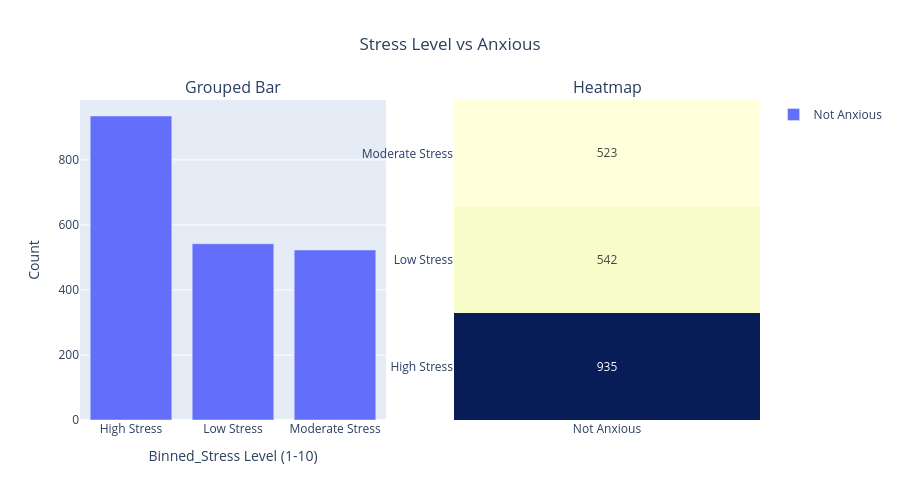
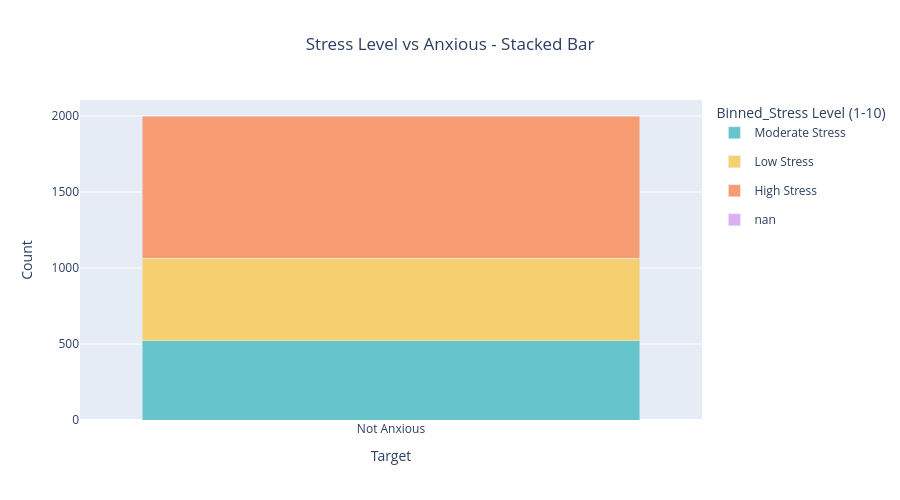
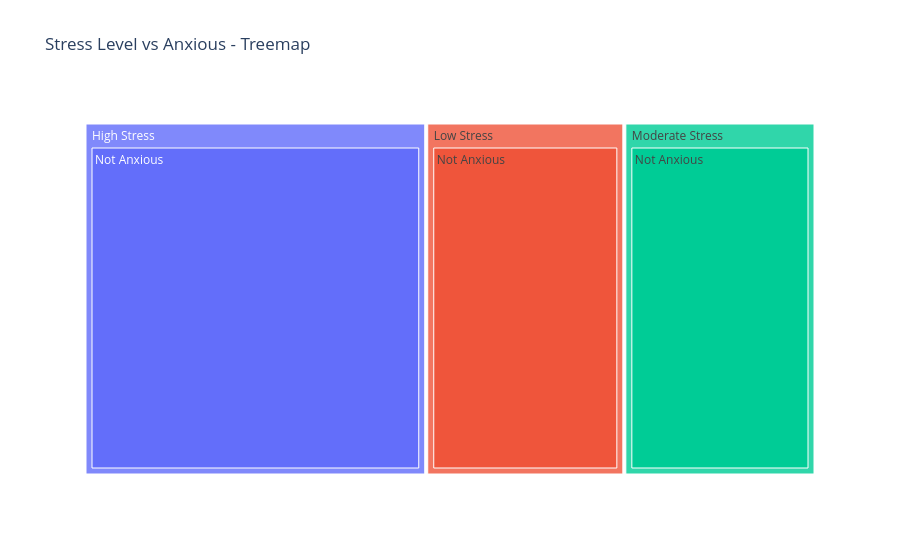
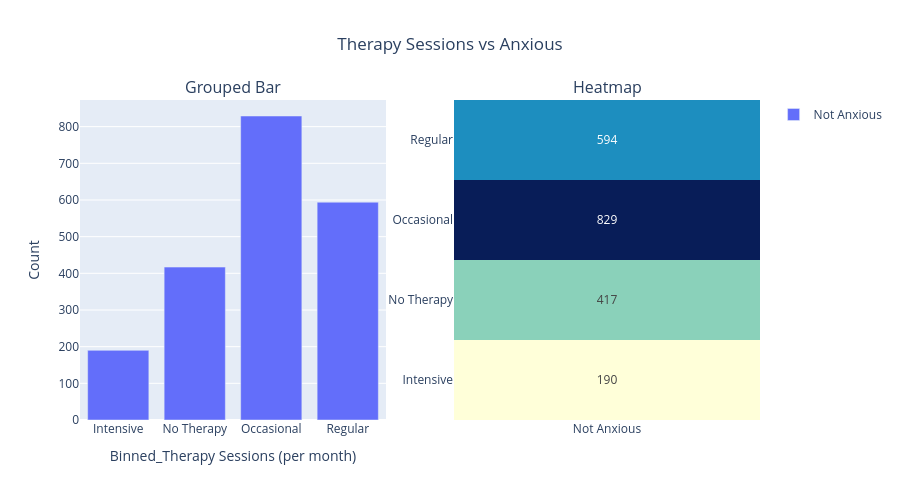

Write notebook code for charts like these, in order.
### Markdown cell above
We go for double variable charts now to Visualize relations between 2 different columns.

### Code cell
TwoColumnSummary(df['Binned_Stress Level (1-10)'], df['Target'], 'Stress Level vs Anxious')
TwoColumnSummary(df['Binned_Therapy Sessions (per month)'], df['Target'], 'Therapy Sessions vs Anxious')
TwoColumnSummary(df['Binned_Sleep Hours'], df['Target'], 'Sleep vs Anxious')
TwoColumnSummary(df['Binned_Caffeine Intake (mg/day)'], df['Target'], 'Caffeine vs Anxious')
TwoColumnSummary(df['Binned_Physical Activity (hrs/week)'], df['Target'], 'Physical Activity vs Anxious')

### Figure 1 — Plotly figure (JSON) as saved in the notebook; plotly's stock layout.template omitted (floating-point values rounded to 4 significant figures)
{"data": [{"legendgroup": "Not Anxious", "marker": {"color": "#636EFA"}, "name": "Not Anxious", "showlegend": true, "type": "bar", "x": ["High Stress", "Low Stress", "Moderate Stress"], "xaxis": "x", "y": [935, 542, 523], "yaxis": "y"}, {"colorscale": [[0, "rgb(255,255,217)"], [0.125, "rgb(237,248,177)"], [0.25, "rgb(199,233,180)"], [0.375, "rgb(127,205,187)"], [0.5, "rgb(65,182,196)"], [0.625, "rgb(29,145,192)"], [0.75, "rgb(34,94,168)"], [0.875, "rgb(37,52,148)"], [1, "rgb(8,29,88)"]], "showscale": false, "text": [[935], [542], [523]], "texttemplate": "%{text}", "type": "heatmap", "x": ["Not Anxious"], "xaxis": "x2", "y": ["High Stress", "Low Stress", "Moderate Stress"], "yaxis": "y2", "z": [[935], [542], [523]]}], "layout": {"annotations": [{"font": {"size": 16}, "showarrow": false, "text": "Grouped Bar", "x": 0.225, "xanchor": "center", "xref": "paper", "y": 1, "yanchor": "bottom", "yref": "paper"}, {"font": {"size": 16}, "showarrow": false, "text": "Heatmap", "x": 0.775, "xanchor": "center", "xref": "paper", "y": 1, "yanchor": "bottom", "yref": "paper"}], "barmode": "group", "height": 500, "legend": {"groupclick": "toggleitem", "title": {"text": ""}, "tracegroupgap": 20}, "title": {"text": "Stress Level vs Anxious", "x": 0.5}, "xaxis": {"anchor": "y", "domain": [0, 0.45], "title": {"text": "Binned_Stress Level (1-10)"}}, "xaxis2": {"anchor": "y2", "domain": [0.55, 1]}, "yaxis": {"anchor": "x", "domain": [0, 1], "title": {"text": "Count"}}, "yaxis2": {"anchor": "x2", "domain": [0, 1]}}}

### Figure 2 — Plotly figure (JSON) as saved in the notebook; plotly's stock layout.template omitted (floating-point values rounded to 4 significant figures)
{"data": [{"legendgroup": "col1_Moderate Stress", "marker": {"color": "rgb(102, 197, 204)"}, "name": "Moderate Stress", "showlegend": true, "type": "bar", "x": ["Not Anxious"], "y": [523]}, {"legendgroup": "col1_Low Stress", "marker": {"color": "rgb(246, 207, 113)"}, "name": "Low Stress", "showlegend": true, "type": "bar", "x": ["Not Anxious"], "y": [542]}, {"legendgroup": "col1_High Stress", "marker": {"color": "rgb(248, 156, 116)"}, "name": "High Stress", "showlegend": true, "type": "bar", "x": ["Not Anxious"], "y": [935]}, {"legendgroup": "col1_nan", "marker": {"color": "rgb(220, 176, 242)"}, "name": "nan", "showlegend": true, "type": "bar", "x": ["Not Anxious"], "y": [NaN]}], "layout": {"barmode": "stack", "height": 500, "legend": {"title": {"text": "Binned_Stress Level (1-10)"}}, "title": {"text": "Stress Level vs Anxious - Stacked Bar", "x": 0.5}, "xaxis": {"title": {"text": "Target"}}, "yaxis": {"title": {"text": "Count"}}}}

### Figure 3 — Plotly figure (JSON) as saved in the notebook; plotly's stock layout.template omitted (floating-point values rounded to 4 significant figures)
{"data": [{"branchvalues": "total", "domain": {"x": [0, 1], "y": [0, 1]}, "hovertemplate": "labels=%{label}<br>Count=%{value}<br>parent=%{parent}<br>id=%{id}<extra></extra>", "ids": ["High Stress/Not Anxious", "Low Stress/Not Anxious", "Moderate Stress/Not Anxious", "High Stress", "Low Stress", "Moderate Stress"], "labels": ["Not Anxious", "Not Anxious", "Not Anxious", "High Stress", "Low Stress", "Moderate Stress"], "name": "", "parents": ["High Stress", "Low Stress", "Moderate Stress", "", "", ""], "type": "treemap", "values": [935.0, 542.0, 523.0, 935.0, 542.0, 523.0]}], "layout": {"legend": {"tracegroupgap": 0}, "title": {"text": "Stress Level vs Anxious - Treemap"}}}

### Figure 4 — Plotly figure (JSON) as saved in the notebook; plotly's stock layout.template omitted (floating-point values rounded to 4 significant figures)
{"data": [{"legendgroup": "Not Anxious", "marker": {"color": "#636EFA"}, "name": "Not Anxious", "showlegend": true, "type": "bar", "x": ["Intensive", "No Therapy", "Occasional", "Regular"], "xaxis": "x", "y": [190, 417, 829, 594], "yaxis": "y"}, {"colorscale": [[0, "rgb(255,255,217)"], [0.125, "rgb(237,248,177)"], [0.25, "rgb(199,233,180)"], [0.375, "rgb(127,205,187)"], [0.5, "rgb(65,182,196)"], [0.625, "rgb(29,145,192)"], [0.75, "rgb(34,94,168)"], [0.875, "rgb(37,52,148)"], [1, "rgb(8,29,88)"]], "showscale": false, "text": [[190], [417], [829], [594]], "texttemplate": "%{text}", "type": "heatmap", "x": ["Not Anxious"], "xaxis": "x2", "y": ["Intensive", "No Therapy", "Occasional", "Regular"], "yaxis": "y2", "z": [[190], [417], [829], [594]]}], "layout": {"annotations": [{"font": {"size": 16}, "showarrow": false, "text": "Grouped Bar", "x": 0.225, "xanchor": "center", "xref": "paper", "y": 1, "yanchor": "bottom", "yref": "paper"}, {"font": {"size": 16}, "showarrow": false, "text": "Heatmap", "x": 0.775, "xanchor": "center", "xref": "paper", "y": 1, "yanchor": "bottom", "yref": "paper"}], "barmode": "group", "height": 500, "legend": {"groupclick": "toggleitem", "title": {"text": ""}, "tracegroupgap": 20}, "title": {"text": "Therapy Sessions vs Anxious", "x": 0.5}, "xaxis": {"anchor": "y", "domain": [0, 0.45], "title": {"text": "Binned_Therapy Sessions (per month)"}}, "xaxis2": {"anchor": "y2", "domain": [0.55, 1]}, "yaxis": {"anchor": "x", "domain": [0, 1], "title": {"text": "Count"}}, "yaxis2": {"anchor": "x2", "domain": [0, 1]}}}
